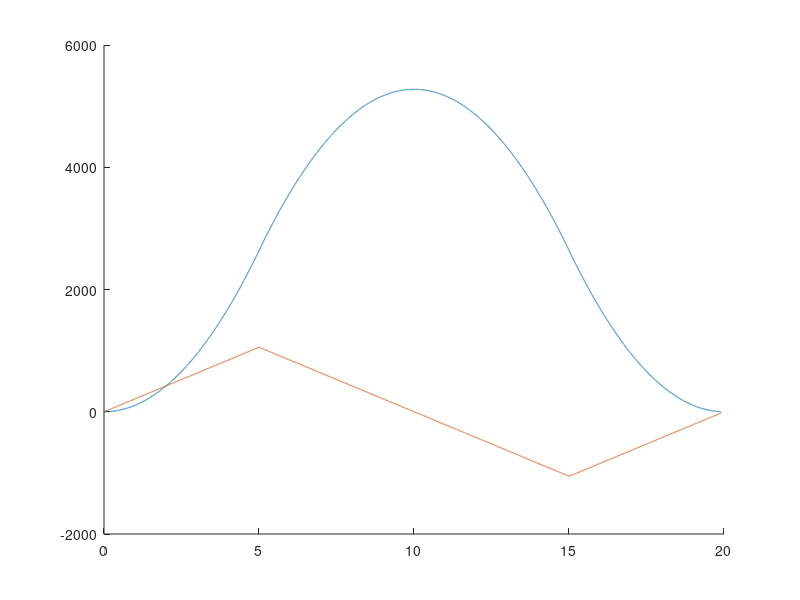

MATLAB code to generate this figure: (Note: this script raises an error after producing the figure.)
%{
Nathan Tardy
ntardy2022@my.fit.edu
Florida Institute of Technology
%}

%{
Thoughts:
1) Easier: just decide thrust and assume infinite propellent
    More difficult: figure out fuel for thrust and amount of thrust
    possible
2) Possible deliverables:
    a) Plots of possible max distances from landing site for successful
    landing
%}

%{
Preliminary Assumptions:
1) The acceleration due to gravity is a constant 9.81 m/s^2
2) The rocket engine provides a constant thrust when on and 0 when off
%}

clc; clear; close all;

g = 9.81; % [m/s^2] acceleration due to gravity
mass = 21.5; % [kg] (chosen arbitrarily)
weight = mass*g; % [N] weight of the rocket
thrust_2_weight = 2; % thrust to weight ratio (chosen arbitrarily)
thrust = thrust_2_weight * weight; % [N] thrust provided by the engine

% Define an n-t corredinate system with t being the direction tangential to flight
% Define an angle theta between the t axis and the thrust vector
theta = 0; % [deg]
% Define an angle phi between the t axis and the vertical direction
phi = 0; % [deg]
net_force_t = thrust*cosd(theta) - weight*cosd(phi);
net_force_n = thrust*sind(theta) - weight*sind(phi);
net_force = [net_force_n net_force_t];

velocity_n = 0; % [m/s]
velocity_t = 0; % [m/s]
altitude = 0; % [m]
time = 0; % [s]

delta_t = 0.001; % [s] numerical integration time step

t_MECO = 5; % [s] time of main engine cutoff

% Ascent before burnout
for t = 0:delta_t:t_MECO
    time = [time, time(end) + delta_t];
    delta_v_t = net_force(2) * delta_t;
    velocity_t = [velocity_t, velocity_t(end) + delta_v_t];
    delta_altitude = velocity_t(end) * delta_t;
    altitude = [altitude, altitude(end) + delta_altitude];
end

% Ascent after burnout and descent
net_force(2) = net_force(2) - thrust;

while (altitude(end) ~= 0)
    % Checks momentum of the rocket against impulse engines can deliver
    if (abs(mass*velocity_t(end)) >= abs((thrust-weight) * (altitude(end)/velocity_t(end))) && velocity_t(end) < 0)
        % Checks momentum of the rocket against momentum at MECO
        if (abs(mass*velocity_t(end)) >= abs(mass*velocity_t(find(abs(time-t_MECO)<=10^-4))))
            net_force(2) = thrust - weight;
            t_reignition = time(end);
        end
    end
    time = [time, time(end) + delta_t];
    delta_v_t = net_force(2) * delta_t;
    velocity_t = [velocity_t, velocity_t(end) + delta_v_t];
    delta_altitude = velocity_t(end) * delta_t;
    altitude = [altitude, altitude(end) + delta_altitude];
    if (altitude(end) < 1)
        break
    end
end

% int F dt = delta mV
% altitude = altitude./1000; % converting to [km]

figure
hold on
plot(time, altitude)
plot(time, velocity_t)
title('Altitude, Vertical Velocity vs. Time', Interpreter='latex')
xlabel('Time [s]', Interpreter='latex')
ylabel('Altitude [m], Vertical Velocity [m/s]', Interpreter='latex')
yline(0, '--')
text(time(end)/2, 0, {'Ground', 'Level'})
xline(t_MECO, '-.')
text(t_MECO, max(altitude)/2, 'MECO')
xline(t_reignition, '-.')
text(t_reignition, max(altitude)/2, 'Reignition')
legend({'Altitude','Velocity'}, Location="northwest")
hold off
